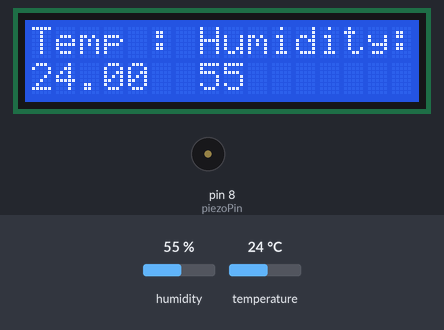
Recording of a sketch running on a simulated Arduino Uno, built with avr-gcc and run on an emulated ATmega328P. Shown: 16×2 character LCD, buzzer (waves = sounding). The inputs (shaded band) are chosen by the test bench; at power-on: temperature 24 °C, humidity 55 %.

Above: at 1.2 s.
1.3 s: temperature set to 28 °C
At 2.36 s:
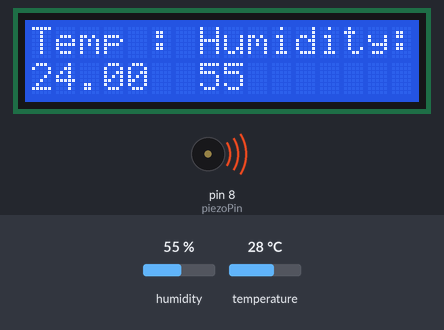
5.3 s: temperature set to 12 °C
At 7.0 s:
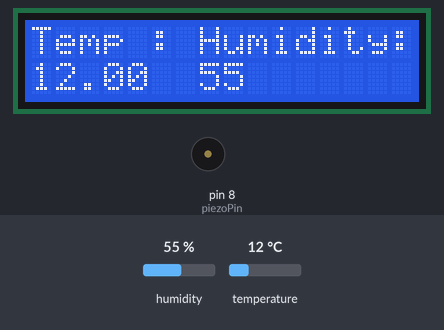
9.3 s: humidity set to 22 %
At 12.9 s:
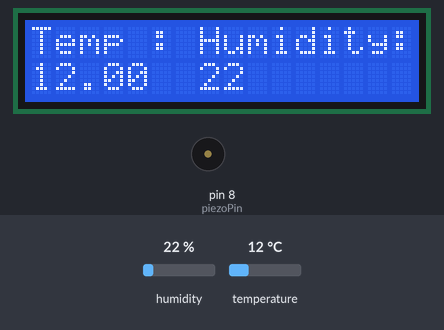
13.3 s: humidity set to 40 %
At 16.1 s:
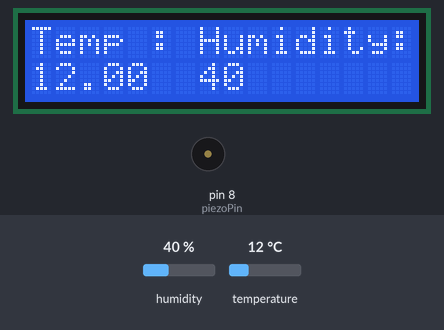
17.3 s: temperature set to 33 °C
At 19.0 s:
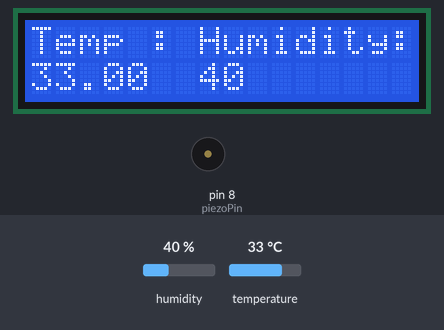
Timing chart, 0 to 20.5 s (numbered marks = the images above; inputs shaded):
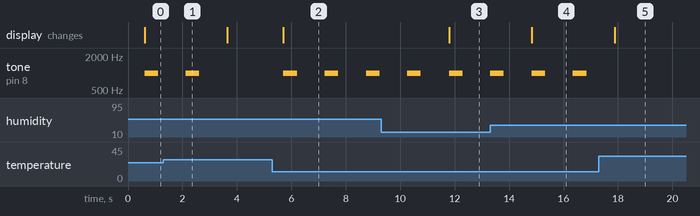

Measured:
- the behaviour switches between 26 and 27 °C on temperature (found by bisection; images 0 and 1)
- after the input at 1.3 s, tone on pin 8 (piezoPin): goes on until 2.6 s, then stays silent
- after the input at 5.3 s, tone on pin 8 (piezoPin): alternates 1000 Hz for 0.50 s and silent for 1.0 s, starting after 0.41 s; the display: changes after 0.41 s (image 2)
- after the input at 9.3 s, the display: changes after 2.5 s (image 3)
- after the input at 13.3 s, the display: changes after 1.5 s (image 4)
- after the input at 17.3 s, tone on pin 8 (piezoPin): stops changing and stays silent; the display: changes after 0.58 s (image 5)

The sketch:

Temp_And_Humidity_with_LCD.ino
```cpp
#include <Wire.h>
#include <LiquidCrystal_I2C.h>
#include "DHT.h"

#define DHTPIN 7
LiquidCrystal_I2C lcd(0x3F, 2, 1, 0 , 4, 5, 6, 7, 3, POSITIVE);
#define DHTTYPE DHT11
DHT dht(DHTPIN, DHTTYPE);
int piezoPin = 8;

void setup(){
  lcd.begin(16,2);
  dht.begin();
  lcd.print("Temp : Humidity:");
}


void loop(){
  delay(500);
  lcd.setCursor(0, 1);
  int h = dht.readHumidity();
  float f = dht.readTemperature(true);
  float f1 = (((f) -32)*5/9);
  Serial.println(f1);
  if (isnan(h) || isnan(f1)) {
    lcd.print("ERROR");
    return;
  }
  lcd.print(f1);
  lcd.setCursor(7,1);
  lcd.print(h);

  if (f1 < 27.00){
    tone(piezoPin, 1000, 500);
    delay(1000);
  }
  }
```
